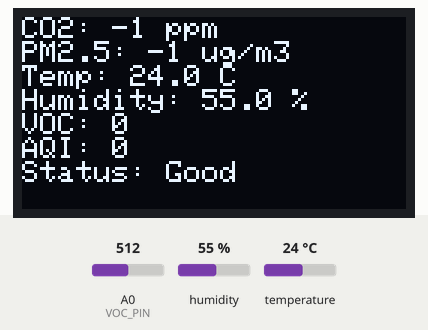
The sketch below on a simulated ESP8266 (NodeMCU). Shown: 128×64 one-colour display. Inputs (shaded band) come from the test bench; at power-on: A0 (VOC_PIN) = 512, humidity 55 %, temperature 24 °C. WiFi joins after 1.5 s; servers stay silent unless stated; what the sketch prints to the serial monitor is not drawn.

Above: at 16.9 s.

The sketch:

AQI_FINAL_CODE.ino
```cpp
#define BLYNK_TEMPLATE_NAME "Smart Air Quality Monitoring System"
#define BLYNK_AUTH_TOKEN "kRafFsK8OBEOBWgz2cxGL5fX14goOE05"
#define BLYNK_TEMPLATE_ID "TMPL6c7Jmy5dT"

#define BLYNK_PRINT Serial
#include <ESP8266WiFi.h>
#include <BlynkSimpleEsp8266.h>
#include <WiFiClientSecure.h>
#include <UniversalTelegramBot.h>
#include <SoftwareSerial.h>
#include "DHT.h"
#include <Wire.h>
#include <Adafruit_SSD1306.h>

// Wi-Fi credentials
char ssid[] = "Dumini";
char pass[] = "Dumini2002@";

// Blynk Auth
char auth[] = BLYNK_AUTH_TOKEN;

// Telegram
#define BOT_TOKEN "7503084212:AAHb87iqVSS7hFSmt9x1rS-zDZSYAl4WSkI"
#define CHAT_ID "1511625568"
WiFiClientSecure secured_client;
UniversalTelegramBot bot(BOT_TOKEN, secured_client);

// MH-Z19 CO2 Sensor
#define MHZ19_RX D7
#define MHZ19_TX D6
SoftwareSerial mhzSerial(MHZ19_TX, MHZ19_RX);
byte response[9];
const byte READ_CO2_CMD[9] = {0xFF, 0x01, 0x86, 0x00, 0x00, 0x00, 0x00, 0x00, 0x79};

// PMS5003 PM Sensor
SoftwareSerial pmsSerial(D5, D6); // TX/RX pins for PMS5003
const uint8_t FRAME_LENGTH = 32;
uint8_t pmsData[FRAME_LENGTH];

// DHT22 Sensor
#define DHTPIN D2
#define DHTTYPE DHT22
DHT dht(DHTPIN, DHTTYPE);

// OLED Display
Adafruit_SSD1306 oled(128, 64, &Wire, D0);

// VOC Sensor
#define VOC_PIN A0
int baseline = 0;

// Telegram alert control
String lastSentAirQuality = "";

int readCO2() {
  byte cmdRead[] = {0xFF, 0x01, 0x86, 0x00, 0x00, 0x00, 0x00, 0x00, 0x79};
  byte response[9];
  mhzSerial.write(cmdRead, 9);
  delay(10);
  if (mhzSerial.available() >= 9) {
    for (int i = 0; i < 9; i++) {
      response[i] = mhzSerial.read();
    }
    if (response[0] == 0xFF && response[1] == 0x86) {
      return (response[2] << 8) + response[3];
    }
  }
  return -1;
}

bool readPMSData() {
  if (pmsSerial.read() != 0x42 || pmsSerial.read() != 0x4D) return false;
  pmsData[0] = 0x42;
  pmsData[1] = 0x4D;
  for (uint8_t i = 2; i < FRAME_LENGTH; i++) {
    pmsData[i] = pmsSerial.read();
  }
  uint16_t checksum = 0;
  for (uint8_t i = 0; i < FRAME_LENGTH - 2; i++) {
    checksum += pmsData[i];
  }
  uint16_t receivedChecksum = (pmsData[30] << 8) + pmsData[31];
  return (checksum == receivedChecksum);
}

int getBaseline() {
  long sum = 0;
  for (int i = 0; i < 100; i++) {
    sum += analogRead(VOC_PIN);
    delay(50);
  }
  return sum / 100;
}

int calculateCO2AQI(int co2) {
  if (co2 <= 400) return map(co2, 0, 400, 0, 50);
  if (co2 <= 1000) return map(co2, 400, 1000, 51, 100);
  if (co2 <= 2000) return map(co2, 1000, 2000, 101, 150);
  if (co2 <= 3000) return map(co2, 2000, 3000, 151, 200);
  if (co2 <= 5000) return map(co2, 3000, 5000, 201, 300);
  return 300;
}

int calculatePM2_5AQI(int pm2_5) {
  if (pm2_5 <= 12) return map(pm2_5, 0, 12, 0, 50);
  if (pm2_5 <= 35) return map(pm2_5, 13, 35, 51, 100);
  if (pm2_5 <= 55) return map(pm2_5, 36, 55, 101, 150);
  if (pm2_5 <= 150) return map(pm2_5, 56, 150, 151, 200);
  if (pm2_5 <= 250) return map(pm2_5, 151, 250, 201, 300);
  return 300;
}

int calculateVOCaqi(int vocLevel) {
  if (vocLevel <= 100) return map(vocLevel, 0, 100, 0, 50);
  if (vocLevel <= 200) return map(vocLevel, 101, 200, 51, 100);
  if (vocLevel <= 300) return map(vocLevel, 201, 300, 101, 150);
  if (vocLevel <= 400) return map(vocLevel, 301, 400, 151, 200);
  if (vocLevel <= 500) return map(vocLevel, 401, 500, 201, 300);
  return 300;
}

void sendTelegramAlert(String message) {
  bot.sendMessage(CHAT_ID, message, "");
}

void setup() {
  Serial.begin(115200);
  Blynk.begin(auth, ssid, pass);
  mhzSerial.begin(9600);
  pmsSerial.begin(9600);
  dht.begin();
  oled.begin(SSD1306_SWITCHCAPVCC, 0x3C);
  oled.clearDisplay();
  oled.setTextColor(WHITE);
  pinMode(VOC_PIN, INPUT);

  // Telegram certificate check disabled
  secured_client.setInsecure();

  Serial.println("Calibrating Sensors...");
  delay(10000);
  baseline = getBaseline();
  Serial.print("VOC Baseline: ");
  Serial.println(baseline);
}

void loop() {
  Blynk.run();

  // Read sensors
  int co2 = readCO2();
  int pm2_5 = -1;
  if (pmsSerial.available() >= FRAME_LENGTH && readPMSData()) {
    pm2_5 = (pmsData[12] << 8) + pmsData[13];
  }

  float temperature = dht.readTemperature();
  float humidity = dht.readHumidity();

  int vocLevel = analogRead(VOC_PIN) - baseline;
  if (vocLevel < 0) vocLevel = 0;

  // AQI Calculations
  int aqiCO2 = calculateCO2AQI(co2);
  int aqiPM2_5 = calculatePM2_5AQI(pm2_5);
  int aqiVOC = calculateVOCaqi(vocLevel);
  int maxAQI = max(aqiCO2, max(aqiPM2_5, aqiVOC));

  // Air quality status
  String airQuality = "Good";
  if (maxAQI > 300) airQuality = "Hazardous";
  else if (maxAQI > 200) airQuality = "Very Unhealthy";
  else if (maxAQI > 150) airQuality = "Unhealthy";
  else if (maxAQI > 100) airQuality = "Unhealthy for Sensitive Groups";
  else if (maxAQI > 50) airQuality = "Moderate";

    // Send to Blynk
  Blynk.virtualWrite(V0, co2);
  Blynk.virtualWrite(V1, pm2_5);
  Blynk.virtualWrite(V2, vocLevel);
  Blynk.virtualWrite(V3, temperature);
  Blynk.virtualWrite(V4, humidity);
  Blynk.virtualWrite(V5, maxAQI);

  // Display on OLED
  oled.clearDisplay();
  oled.setCursor(0, 0);
  oled.setTextSize(1);
  oled.printf("CO2: %d ppm\n", co2);
  oled.printf("PM2.5: %d ug/m3\n", pm2_5);
  oled.printf("Temp: %.1f C\n", temperature);
  oled.printf("Humidity: %.1f %%\n", humidity);
  oled.printf("VOC: %d\n", vocLevel);
  oled.printf("AQI: %d\n", maxAQI);
  oled.printf("Status: %s\n", airQuality.c_str());
  oled.display();

  // Serial output
  Serial.println("====================================");
  Serial.printf("CO2: %d ppm\n", co2);
  Serial.printf("PM2.5: %d ug/m3\n", pm2_5);
  Serial.printf("Temp: %.1f °C\n", temperature);
  Serial.printf("Humidity: %.1f %%\n", humidity);
  Serial.printf("VOC: %d\n", vocLevel);
  Serial.printf("AQI: %d\n", maxAQI);
  Serial.printf("Air Quality: %s\n", airQuality.c_str());
  Serial.println("====================================");

  // Telegram alert logic
    // Telegram alert logic
  if (airQuality == "Good" || airQuality == "Moderate" || airQuality == "Unhealthy" || airQuality == "Unhealthy for Sensitive Group" || airQuality == "Very Unhealthy" || airQuality == "Hazardous") {
    if (lastSentAirQuality != airQuality) {
      String alert = "🚨 *Air Quality Alert!* 🚨\n";
      alert += "*Status:* " + airQuality + "\n";
      alert += "*AQI:* " + String(maxAQI) + "\n";
      alert += "*CO₂:* " + String(co2) + " ppm\n";
      alert += "*PM2.5:* " + String(pm2_5) + " µg/m³\n";
      alert += "*VOC:* " + String(vocLevel) + "\n";
      alert += "*Temp:* " + String(temperature, 1) + " °C\n";
      alert += "*Humidity:* " + String(humidity, 1) + " %";
      sendTelegramAlert(alert);
      lastSentAirQuality = airQuality;
    }
  } else {
    lastSentAirQuality = ""; // reset so it can send again later
  }


  delay(5000);
}
```
